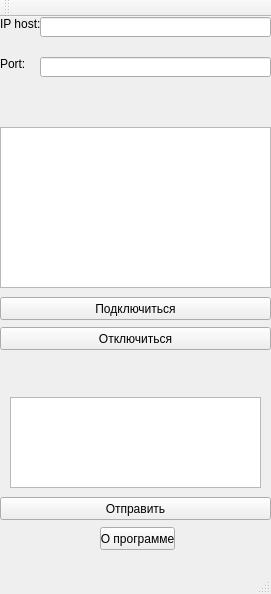
<?xml version="1.0" encoding="UTF-8"?>
<ui version="4.0">
 <class>MainWindow</class>
 <widget class="QMainWindow" name="MainWindow">
  <property name="geometry">
   <rect>
    <x>0</x>
    <y>0</y>
    <width>271</width>
    <height>594</height>
   </rect>
  </property>
  <property name="windowTitle">
   <string>MainWindow</string>
  </property>
  <widget class="QWidget" name="centralWidget">
   <widget class="QPushButton" name="pushButton">
    <property name="geometry">
     <rect>
      <x>0</x>
      <y>280</y>
      <width>271</width>
      <height>23</height>
     </rect>
    </property>
    <property name="text">
     <string>Подключиться</string>
    </property>
   </widget>
   <widget class="QTextBrowser" name="textBrowser">
    <property name="geometry">
     <rect>
      <x>0</x>
      <y>110</y>
      <width>271</width>
      <height>161</height>
     </rect>
    </property>
   </widget>
   <widget class="QPushButton" name="pushButton_2">
    <property name="geometry">
     <rect>
      <x>0</x>
      <y>480</y>
      <width>271</width>
      <height>23</height>
     </rect>
    </property>
    <property name="text">
     <string>Отправить</string>
    </property>
   </widget>
   <widget class="QPushButton" name="pushButton_3">
    <property name="geometry">
     <rect>
      <x>0</x>
      <y>310</y>
      <width>271</width>
      <height>23</height>
     </rect>
    </property>
    <property name="text">
     <string>Отключиться</string>
    </property>
   </widget>
   <widget class="QLabel" name="label">
    <property name="geometry">
     <rect>
      <x>0</x>
      <y>0</y>
      <width>46</width>
      <height>13</height>
     </rect>
    </property>
    <property name="text">
     <string>IP host:</string>
    </property>
   </widget>
   <widget class="QLabel" name="label_2">
    <property name="geometry">
     <rect>
      <x>0</x>
      <y>40</y>
      <width>46</width>
      <height>13</height>
     </rect>
    </property>
    <property name="text">
     <string>Port:</string>
    </property>
   </widget>
   <widget class="QLineEdit" name="ipEdit">
    <property name="geometry">
     <rect>
      <x>40</x>
      <y>0</y>
      <width>231</width>
      <height>20</height>
     </rect>
    </property>
   </widget>
   <widget class="QLineEdit" name="portEdit">
    <property name="geometry">
     <rect>
      <x>40</x>
      <y>40</y>
      <width>231</width>
      <height>20</height>
     </rect>
    </property>
   </widget>
   <widget class="QTextEdit" name="textEdit">
    <property name="geometry">
     <rect>
      <x>10</x>
      <y>380</y>
      <width>251</width>
      <height>91</height>
     </rect>
    </property>
   </widget>
   <widget class="QPushButton" name="pushButton_4">
    <property name="geometry">
     <rect>
      <x>100</x>
      <y>510</y>
      <width>75</width>
      <height>23</height>
     </rect>
    </property>
    <property name="text">
     <string>О программе</string>
    </property>
   </widget>
  </widget>
  <widget class="QMenuBar" name="menuBar">
   <property name="geometry">
    <rect>
     <x>0</x>
     <y>0</y>
     <width>271</width>
     <height>21</height>
    </rect>
   </property>
  </widget>
  <widget class="QToolBar" name="mainToolBar">
   <attribute name="toolBarArea">
    <enum>TopToolBarArea</enum>
   </attribute>
   <attribute name="toolBarBreak">
    <bool>false</bool>
   </attribute>
  </widget>
  <widget class="QStatusBar" name="statusBar"/>
 </widget>
 <layoutdefault spacing="6" margin="11"/>
 <resources/>
 <connections/>
</ui>
